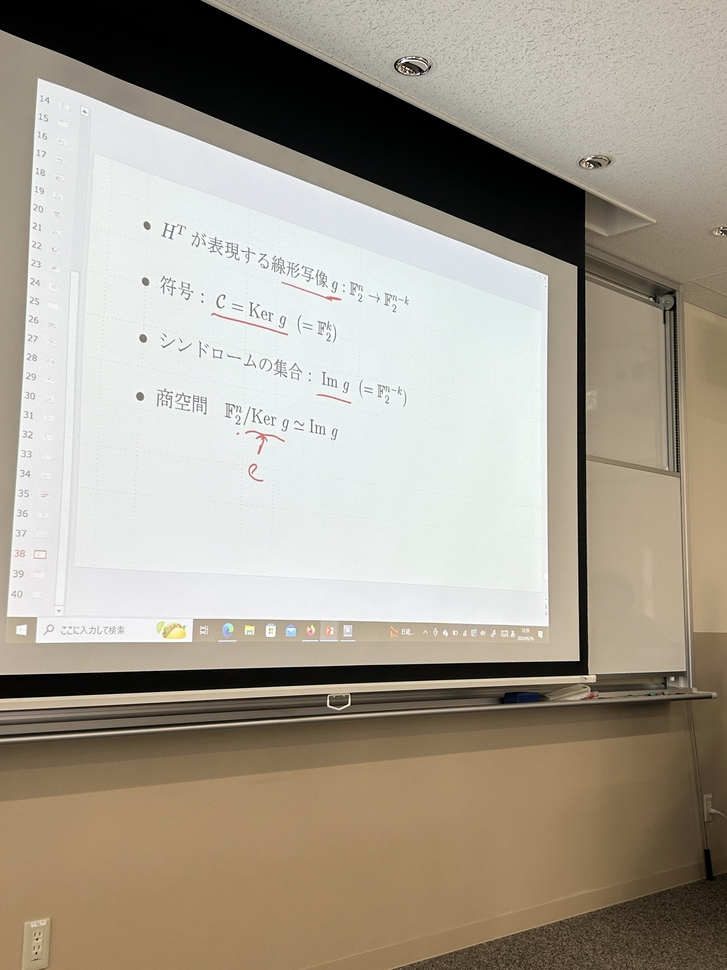
//> input picture IMG.JPG, 727 x 970 px, shrunk from 3024 x 4032 before the run, given in place of the camera
$ ./main   (built with g++ and OpenCV 4)
//> lines starting //> are read from the running program, lines starting //| are printed output that depends on the picture; after the words box and inside, x2 and y2 are one past the last pixel; in counts of white or black regions, pixels touching at a corner belong together
#include <opencv2/opencv.hpp>

using namespace cv;

int main()
{
    // (0) Create window and trackbar
    namedWindow("Edge Detection", WINDOW_AUTOSIZE);
    int thresholdValue = 100;
    createTrackbar("Threshold", "Edge Detection", &thresholdValue, 255);

    // (1) Define Sobel operators
    Mat sobelX = (Mat_<double>(3, 3) << -1, 0, 1, -2, 0, 2, -1, 0, 1);
    Mat sobelY = (Mat_<double>(3, 3) << -1, -2, -1, 0, 0, 0, 1, 2, 1);

    VideoCapture cap(0); // Capture from default camera

    Mat frame, gray, gradX, gradY, absGradX, absGradY, grad, edgeDetected;

    while (true)
    {
        // (2) Capture a new image
        cap >> frame;
//> frame is the input picture: 970 rows x 727 cols, CV_8UC3; mean B, G, R 143.7, 157.7, 165.7
        if (frame.empty())
            break;

        // (3) Convert to grayscale
        cvtColor(frame, gray, COLOR_BGR2GRAY);
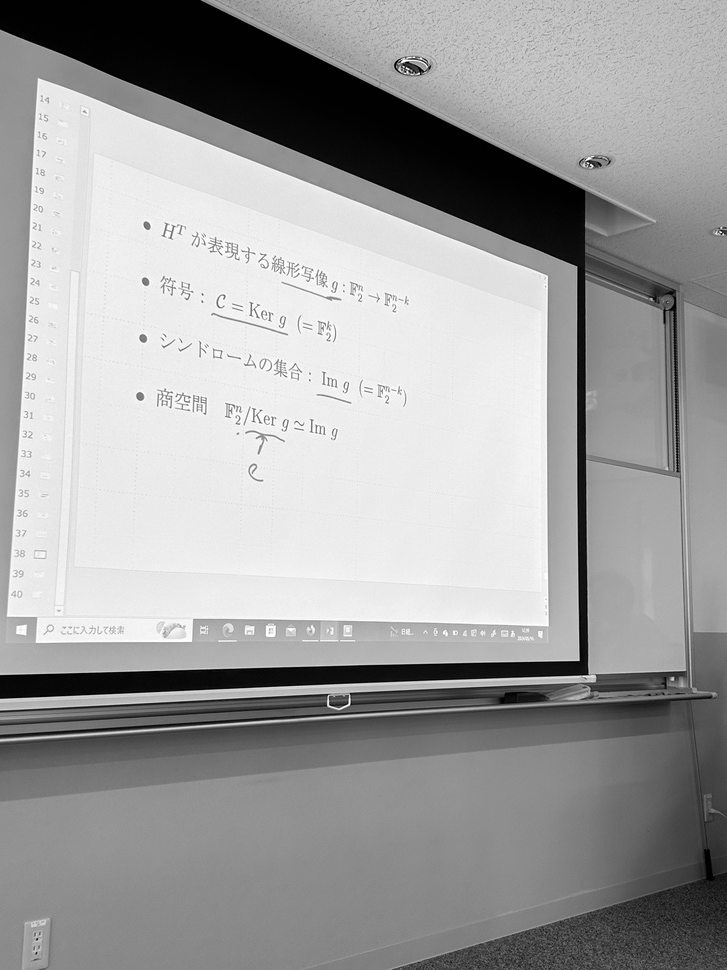
//> gray: 970 rows x 727 cols, CV_8UC1; min 0, max 255, mean 158.5

        // (4) Apply Sobel operators
        filter2D(gray, gradX, CV_16S, sobelX);
        filter2D(gray, gradY, CV_16S, sobelY);
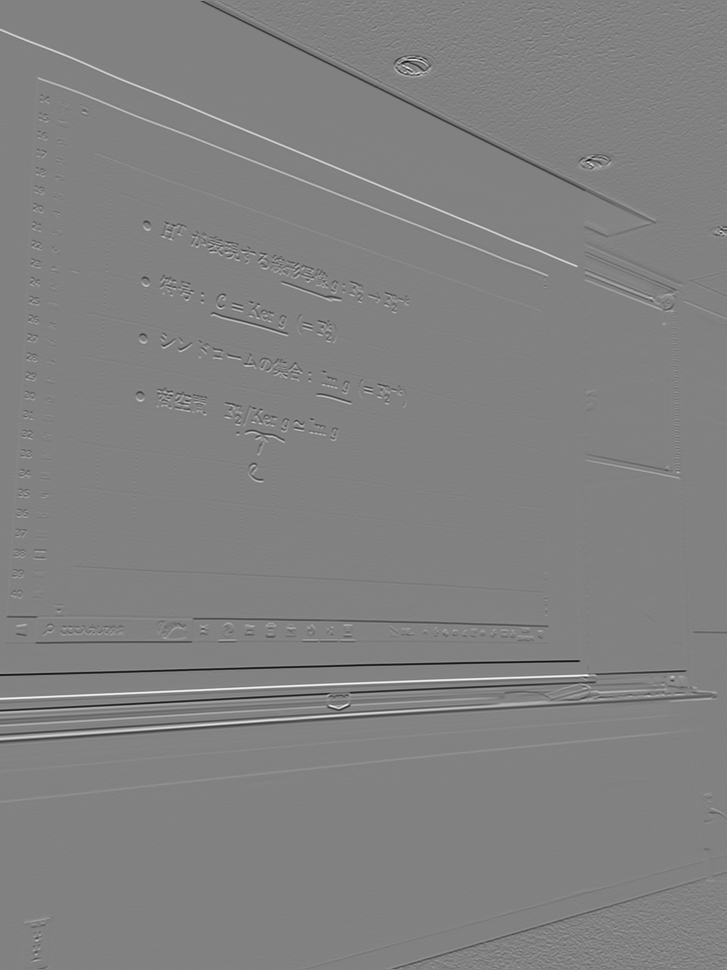
//> gradY: 970 rows x 727 cols, CV_16SC1; min -1003, max 968, mean -0.2; drawn with min black and max white

        // (5) Calculate absolute values
        convertScaleAbs(gradX, absGradX);
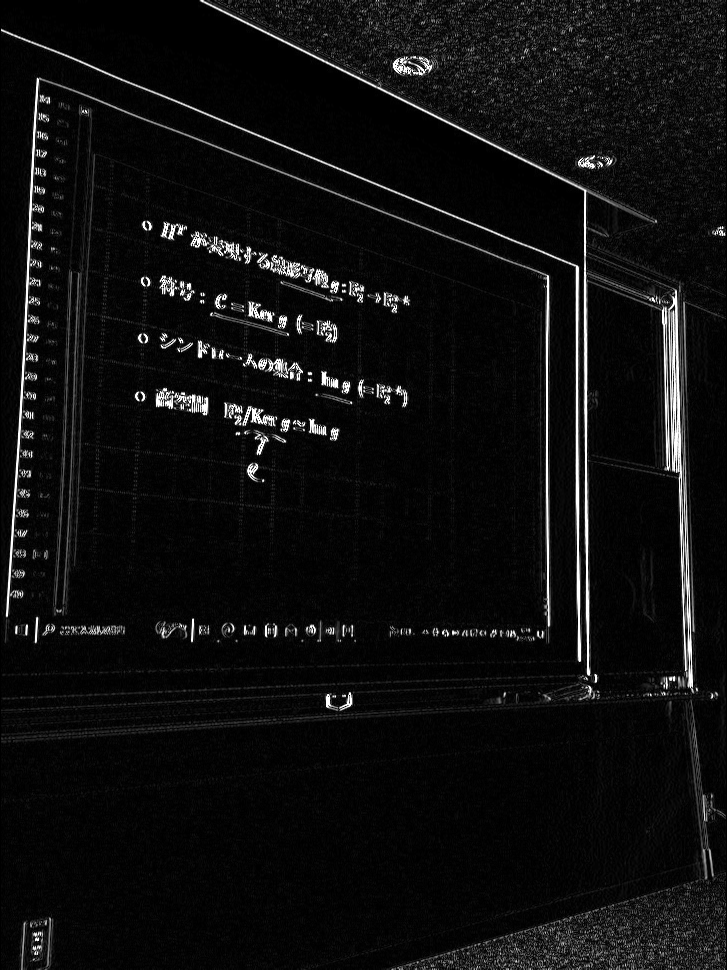
//> absGradX: 970 rows x 727 cols, CV_8UC1; min 0, max 255, mean 14.7
        convertScaleAbs(gradY, absGradY);
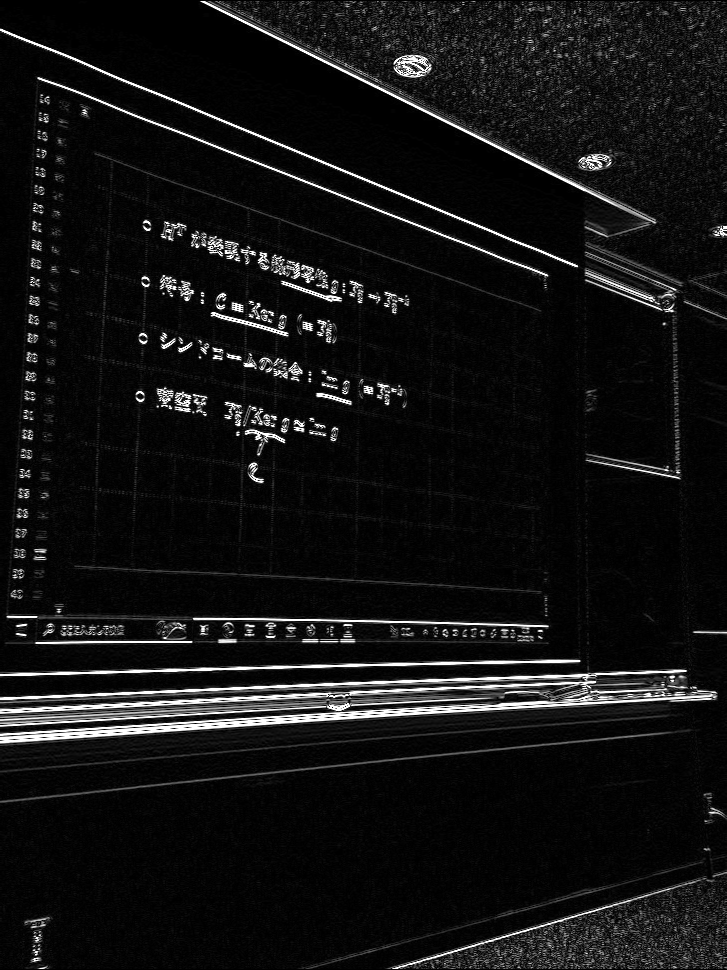
//> absGradY: 970 rows x 727 cols, CV_8UC1; min 0, max 255, mean 19

        // (6) Add gradients
        addWeighted(absGradX, 0.5, absGradY, 0.5, 0, grad);
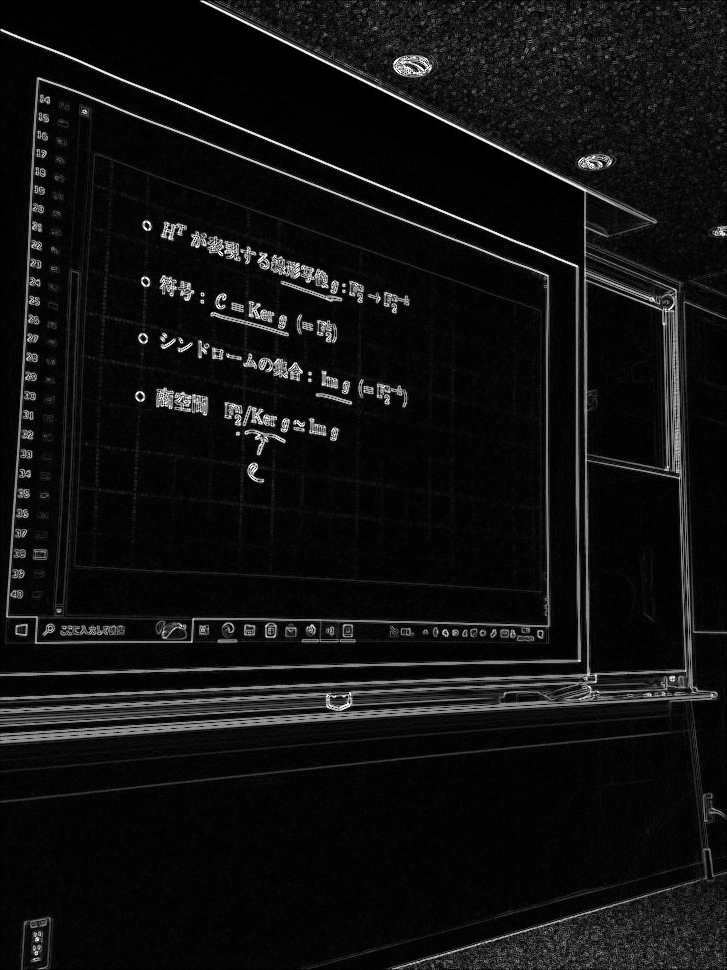
//> grad: 970 rows x 727 cols, CV_8UC1; min 0, max 255, mean 16.9

        // (7) Apply threshold
        threshold(grad, edgeDetected, thresholdValue, 255, THRESH_BINARY);
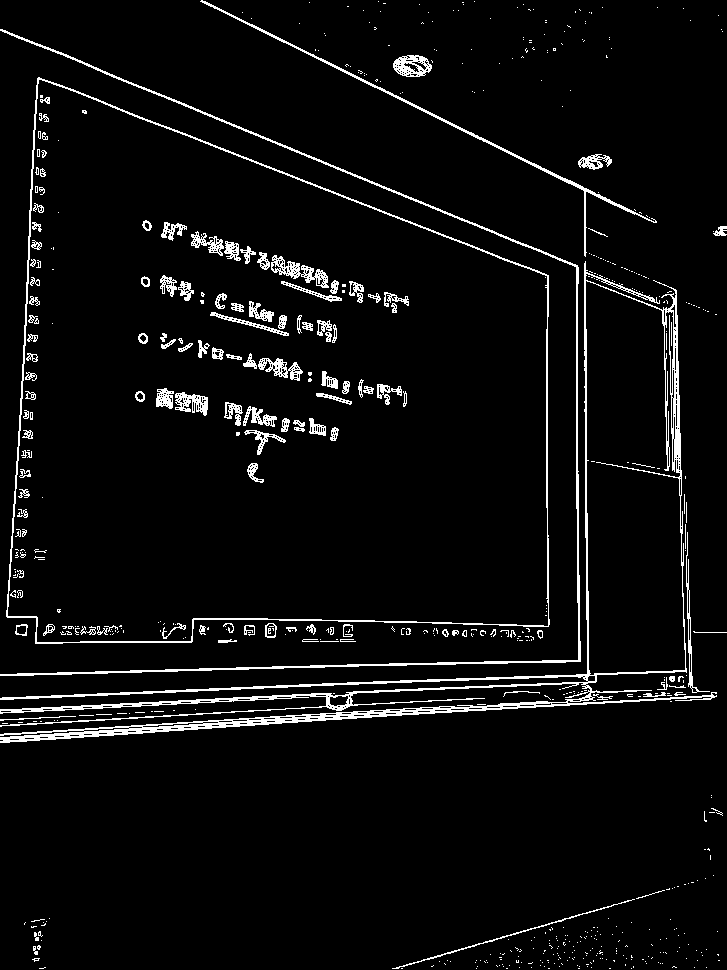
//> edgeDetected: 970 rows x 727 cols, CV_8UC1; 4.9% white in thin lines or dots

        // (8) Convert to 8-bit image
        edgeDetected.convertTo(edgeDetected, CV_8U);

        // (9) Display result
        imshow("Edge Detection", edgeDetected);

        // Exit on ESC key press
        if (waitKey(30) == 27)
//> the Esc key is pressed
            break;
    }

    // Release resources
    cap.release();
    destroyAllWindows();

    return 0;
}

$ run again, on cat.jpg
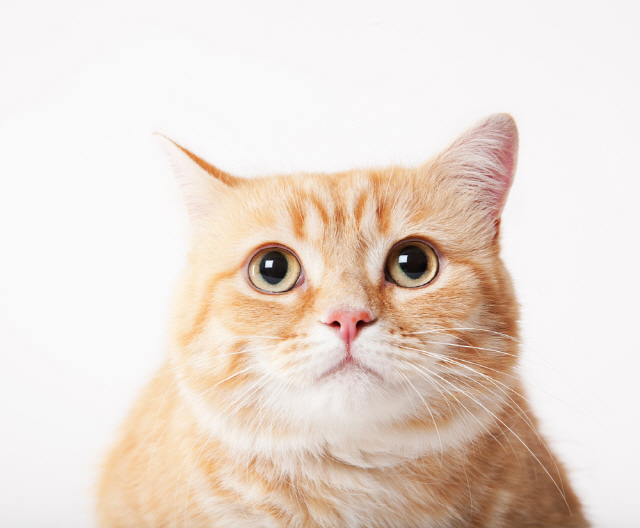
//> input picture cat.jpg, 640 x 528 px, given in place of the camera
//> frame is the input picture: 528 rows x 640 cols, CV_8UC3; mean B, G, R 210.6, 220.2, 233.5
//> `filter2D(gray, gradX, CV_16S, sobelX);`:
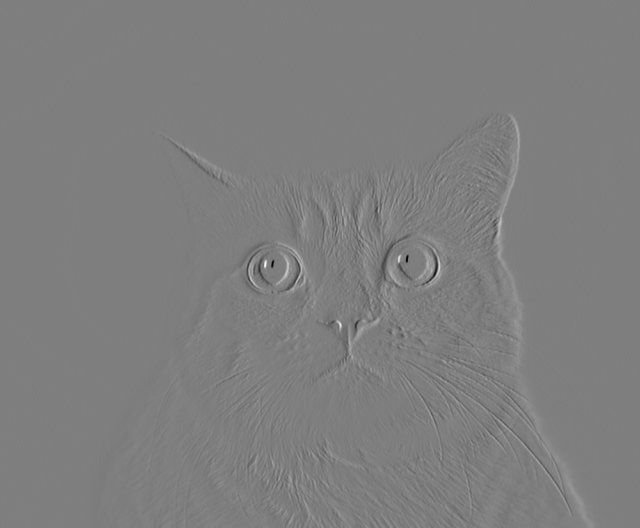
//> gradX: 528 rows x 640 cols, CV_16SC1; min -803, max 810, mean 0; drawn with min black and max white
//> `threshold(grad, edgeDetected, thresholdValue, 255, THRESH_BINARY);`:
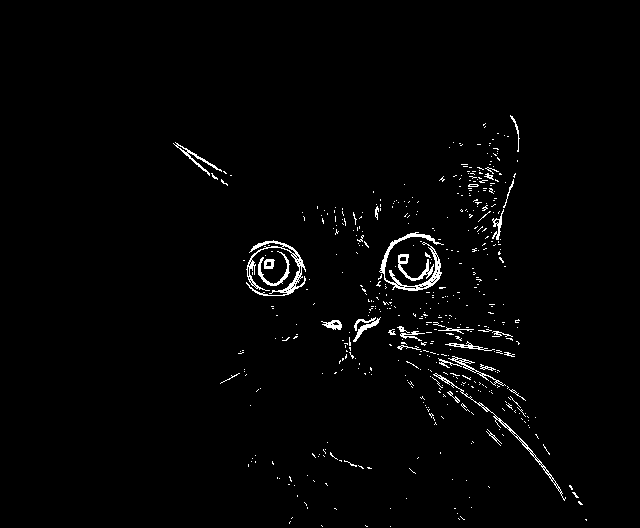
//> edgeDetected: 528 rows x 640 cols, CV_8UC1; 1.7% white in thin lines or dots, all inside (x1, y1, x2, y2) = (173, 115, 587, 527)
